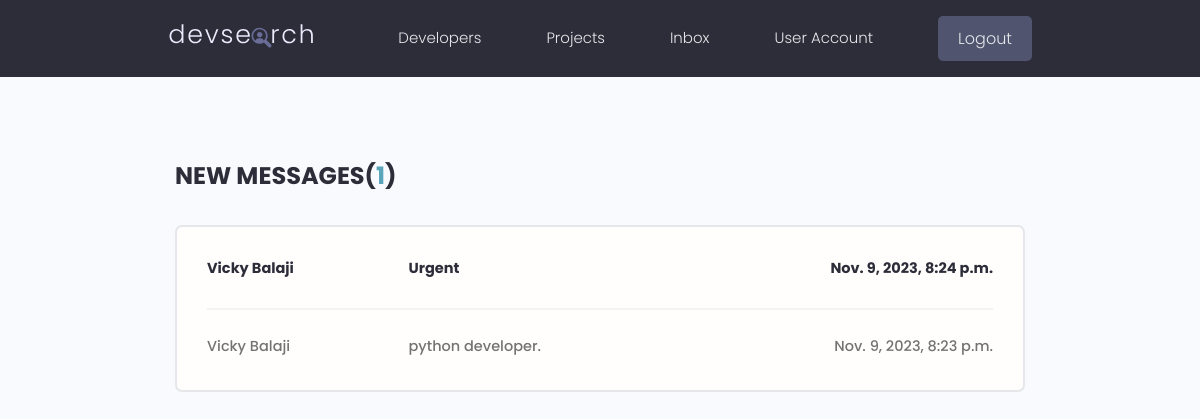
Page /inbox (signed in) on the committed database.
### users/models.py (models this page shows, shortened)
class message(models.Model):
    sender = models.ForeignKey(Profile, on_delete=models.SET_NULL, null=True, blank=True)
    recipient = models.ForeignKey(Profile, on_delete=models.SET_NULL, null=True,blank=True, related_name='messages')
    name = models.CharField(max_length=200, null=True, blank=True)
    email = models.EmailField(max_length=200, null=True, blank=True)
    subject = models.CharField(max_length=200, null=True, blank=True)
    body = models.TextField(max_length= 500)
    is_read = models.BooleanField(default=False, null=True)
    created = models.DateTimeField(auto_now_add=True, null=True)
    id = models.UUIDField(default=uuid.uuid4, unique=True, primary_key=True, editable=False)
    class Meta:
        ordering = ['is_read', '-created']

### users/views.py (the view)
# urls.py: path('inbox', views.inbox, name='inbox'),
@login_required(login_url="login")
def inbox(request):
    profile = request.user.profile
    messagesrequested=profile.messages.all()
    unreadcount = messagesrequested.filter(is_read=False).count()
    context={'messagesrequested':messagesrequested,'unreadcount':unreadcount }
    return render (request, 'inbox.html', context)

### users/templates/inbox.html (shortened to what this page needs)
{% extends 'main.html' %}
{% block main %}
<body>
  <main class="inbox my-xl">
    <div class="content-box">
      <h3 class="inbox__title">New Messages(<span>{{unreadcount}}</span>)</h3>
      <ul class="messages">
        {% for message in messagesrequested %}
        {% if message.is_read == False %}
        <li class="message message--unread">
          {% else %}
          <li class="message">
          {%endif%}
          <a href="{% url 'viewmessage' message.id %}">
            <span class="message__author">{{message.name}}</span>
            <span class="message__subject">{{message.subject}}</span>
            <span class="message__date">{{message.created}}</span>
          </a>
        </li>
        {% endfor %}
      </ul>
    </div>
  </main>
</body>
{% endblock %}

### static/styles/app.css (style rules this page uses)
:root { --color-sub: #2d2d39; }
.content-box { width: 95%; max-width: 85rem; margin: 0 auto; }
.inbox { height: 90vh; }
.inbox__title, .inbox__title span { font-size: 2.4rem; font-weight: 700; color: var(--color-sub); text-transform: uppercase; text-align: left; margin-bottom: 3rem; }
.inbox__title span { color: var(--color-main); }
.messages { list-style: none; background: var(--color-white); padding: 0.5rem 3rem; border: 2px solid var(--color-light); border-radius: 0.7rem; }
.message { padding: 2.5rem 0; }
.message > a span { font-size: 1.45rem; font-weight: 500; }
.message.message--unread a span { font-weight: 700; color: var(--color-sub); }
.message:not(:last-child) { border-bottom: 2px solid var(--color-white-light); }
.message > a { display: flex; gap: 1rem; }
.message__author, .message__date { flex-basis: 25%; }
.message__subject { flex-basis: 50%; }
.message__date { text-align: right; }

### static/uikit/styles/modules/_variables.css (style rules this page uses)
:root { --color-main: #5aa5b9; --color-main-light: #e6faff; --color-sub: #3f4156; --color-sub-light: #51546e; --color-sub-lighter: #ededfd; --color-text: #737373; --color-gray: #8b8b8b; --color-light: #e5e7eb; --color-light-gray: #767676; --color-bg: #f8fafd; --color-white: #fffefd; --color-white-light: #f3f3f3; --color-success: #359e64; --color-success-bg: #def8e8; --color-error: #fc4b0b; --color-error-bg: #fff2ee; --font-base: 'Poppins', arial, helvetica, 'Segoe UI', roboto, ubuntu, sans-serif; --font-monospace: 'Fira Code', 'Courier New', courier, monospace; --font-regular: 300; --font-medium: 500; --font-bold: 700; --generic-shadow: 1px 1px 5px #00000010; --generic-transition: all 0.3s ease-in-out; }

### static/uikit/styles/modules/_base.css (style rules this page uses)
* { margin: 0; padding: 0; box-sizing: border-box; text-rendering: optimizeLegibility; color: inherit; font-size: inherit; }
html { font-size: 50%; }
@media only screen and (min-width: 480px) { html { font-size: 56.25%; } }
@media only screen and (min-width: 1200px) { html { font-size: 62.5%; } }
body { line-height: 1.6; font-weight: 400; font-size: 1.5rem; color: var(--color-text); background-color: var(--color-bg); min-height: 100vh; }

### static/uikit/styles/modules/_typography.css (style rules this page uses)
* { font-family: var(--font-base); }
h3 { font-size: 3.2rem; font-weight: var(--font-medium); }
p, span, strong { font-size: 1.6rem; color: var(--color-text); font-weight: var(--font-regular); }
a { padding-bottom: 2px; text-decoration: none; display: inline-block; color: var(--color-main); font-weight: var(--font-medium); }

### static/uikit/styles/modules/_utilities.css (style rules this page uses)
.my-xl { margin: 8rem auto; }

### rows in the picture
message: name "Vicky Balaji", subject "Urgent", created "Nov. 9, 2023, 8:24 p.m."
message: name "Vicky Balaji", subject "python developer.", created "Nov. 9, 2023, 8:23 p.m."

### other values in the picture
{{ unreadcount }} "1"
